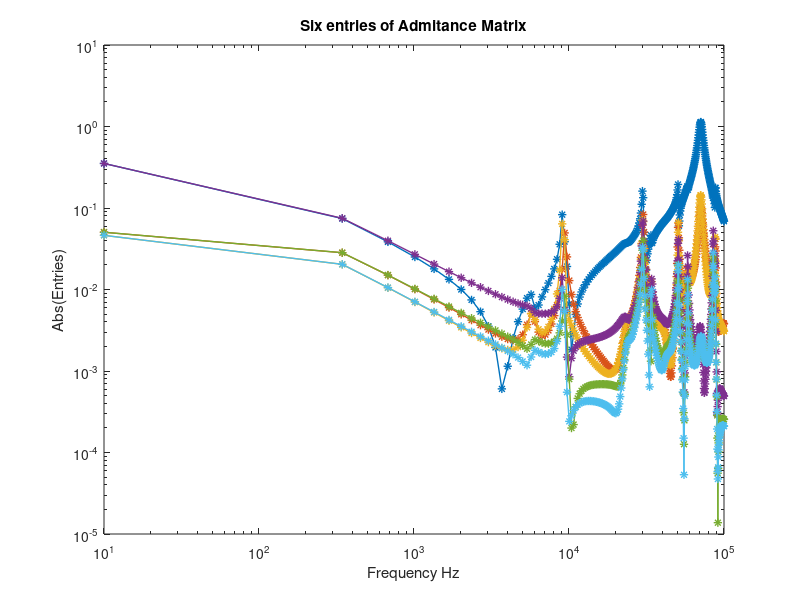

The MATLAB source for this figure: (Note: this script raises an error after producing the figure.)
% ex4a.m             
%
% Fitting 1st column of the admittance matrix of 6-terminal system 
% (power system distribution network)
%
% -Reading frequency admittance matrix Y(s) from disk.
% -Extracting 1st column: f(s) (contains 6 elements)
% -Fitting f(s) using vectfit3.m 
%   -Initial poles: 25 linearly spaced complex pairs (N=50)
%   -5 iterations
%
% This example script is part of the vector fitting package (VFIT3.zip) 
% Last revised: 08.08.2008. 
% Created by:   Bjorn Gustavsen.
%
close all;clear all;
%clear all;
clc;

disp('Reading data from file ...') %--> s(1,Ns), bigY(Nc,Nc,Ns)
fid1=fopen('fdne.txt','r');
Nc=fscanf(fid1,'%f',1);
Ns=fscanf(fid1,'%f',1);
bigY=zeros(Nc,Nc,Ns); s=zeros(1,Ns);
for k=1:Ns
  s(k)=fscanf(fid1,'%e',1);
  for row=1:Nc
    for col=1:Nc
      dum1=fscanf(fid1,'%e',1);
      dum2=fscanf(fid1,'%e',1);   
      bigY(row,col,k)=dum1+j*dum2;
    end
  end
end
s=i*s;
fclose(fid1);

%Extracting first column:
for n=1:Nc
  f(n,:)=squeeze(bigY(n,1,:)).';
end  
freq=s/(2*pi*1i);
%Introduction Figure
figure()
loglog(freq,abs(f),'-*','Linewidth',1)
title('Six entries of Admitance Matrix')
xlabel('Frequency Hz')
ylabel('Abs(Entries)')

%Approximate the 6 functions with miAAA and 10 Lawson iternations
[aaafl,wjl,aaaf,zj,wj,fj,err] = miaaa(f,s,1e-6,true,10);
wden = wj(1:length(zj)); wnum = wj(length(zj)+1:end);
[poles_aaa,res_aaa,pfaaaf,~,bestpoly]=properrational(zj.',wnum,wden,fj.',aaaf,s);

%Figure miAAA 
figure()
semilogx(freq,abs(f-aaafl)+10^-13,'Linewidth',1.5)
title('miAAA approximation errors tol=10^{-6}')
xlabel('Frequency Hz')
ylabel('Error')
legend('|f_1(Z)-B_1(Z)|','|f_2(Z)-B_2(Z)|','|f_3(Z)-B_3(Z)|','|f_4(Z)-B_4(Z)|','|f_5(Z)-B_5(Z)|','|f_6(Z)-B_6(Z)|')

%Figure MIMO Lawson
figure()
plot(freq,max(abs(f-aaafl),[],1)+10^-13,'b',freq,max(abs(f-aaaf),[],1)+10^-13,'r','Linewidth',1.5)
title('miAAA-L Errors tol=10^{-6}')
xlabel('Frequency Hz')
ylabel('Max Error')
legend('miAAA-L','miAAA')

%Approximate the six functions with smiAAA with 10 Lawson iternations
[saaafl,swj,saaaf,szj,swj,sfj,serr] = smiaaa(f,s,1e-6,true,10,1);
swden = swj; swnum = swj;
[spoles_aaa,sres_aaa,spfaaaf,~,sbestpoly]=properrational(szj.',swnum,swden,sfj.',saaaf,s);

%Figure smiAAA 
figure()
semilogy(freq,abs(f-saaafl)+10^-13,'Linewidth',1.5)
title('smiAAA approximation errors tol=10^{-6}')
xlabel('Frequency Hz')
ylabel('Error')
legend('|f_1(Z)-B_1(Z)|','|f_2(Z)-B_2(Z)|','|f_3(Z)-B_3(Z)|','|f_4(Z)-B_4(Z)|','|f_5(Z)-B_5(Z)|','|f_6(Z)-B_6(Z)|') 

%Figure stable MIMO Lawson
figure()
plot(freq,max(abs(f-saaafl),[],1)+10^-13,'b',freq,max(abs(f-saaaf),[],1)+10^-13,'r','Linewidth',1.5)
title('smiAAA-L Errors tol=10^{-6}')
xlabel('Frequency Hz')
ylabel('Max Error')
legend('smiAAA-L','smiAAA')

%Figure Partial Fractions smiAAA
figure();
loglog(freq,abs(saaaf-spfaaaf),'Linewidth',1.5)
legend('|B_1(Z)-pf_1(Z)|','|B_2(Z)-pf_2(Z)|','|B_3(Z)-pf_3(Z)|','|B_4(Z)-pf_4(Z)|','|B_5(Z)-pf_5(Z)|','|B_6(Z)-pf_6(Z)|')
xlabel('Frequency Hz')
ylabel('Error')
title('Error in Partial Fraction Conversion smiAAA')

%Figure Pole Comparison
figure();
scatter(real(poles_aaa),imag(poles_aaa),'rx','Linewidth',2);hold on;
scatter(real(spoles_aaa),imag(spoles_aaa),'bo','Linewidth',2)
xline(0);
legend('miAAA poles','smiAAApoles')

%Convergence Plot for Different Values of ref
tol=1e-8;
figure();
title('Convergence of smiAAA')
set(gca,'yscale','log')
hold on;
for ref=[.25 1 2 6 100]
[lpaaaf,pwj,paaaf,pzj,~,pfj,err] = smiaaa(f,s,tol,false,10,ref);
semilogy([11:length(err)],err(11:end),'-*');
%xline(length(err),'-',num2str(ref),'LabelHorizontalAlignment','center');
disp(length(err))
end
hold off;
legend('ref=.25','ref=1','ref=2','ref=6','ref=100');
ylabel('Log error')
xlabel('Iteration')

